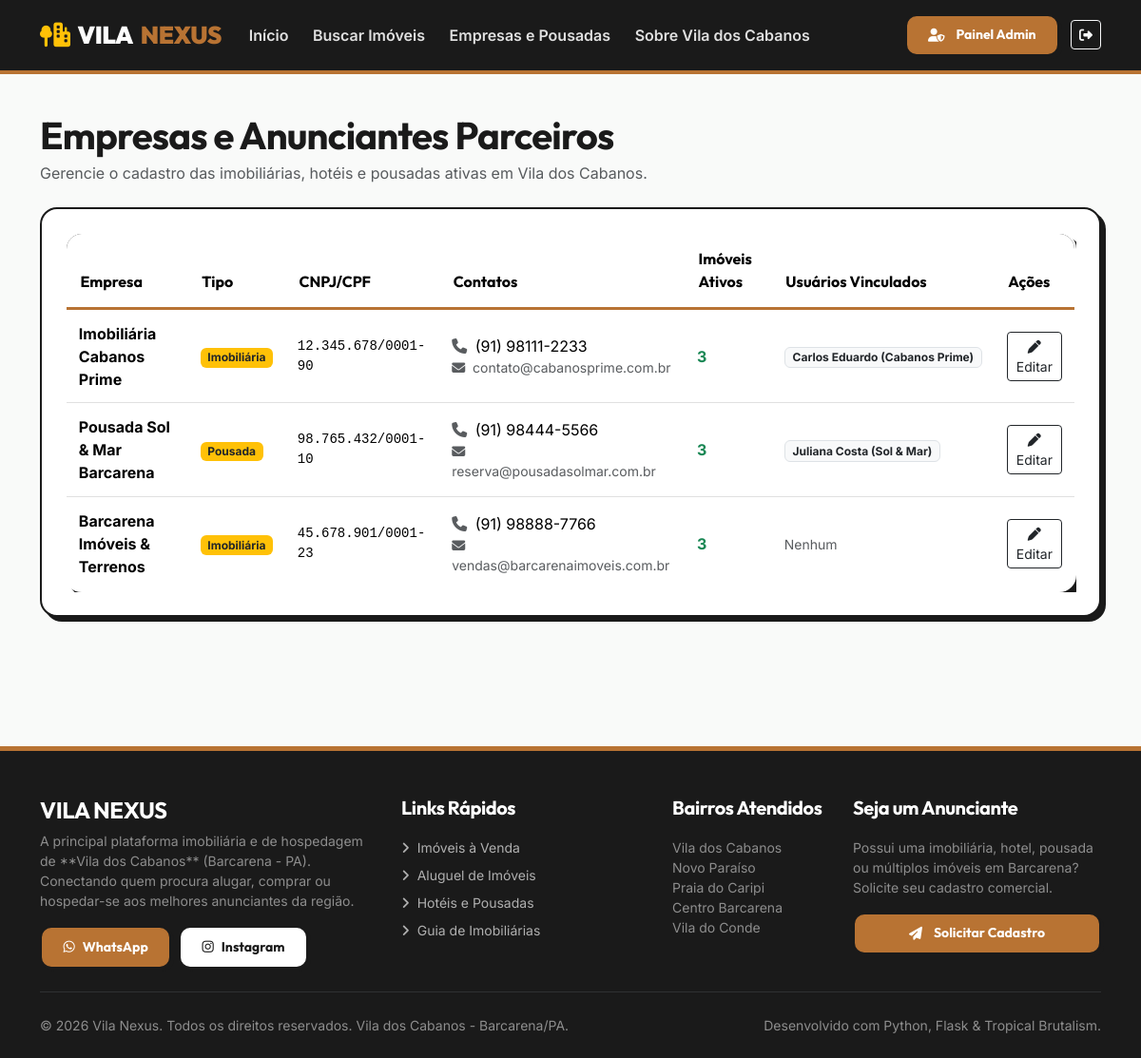
Screenshot of /admin/empresas (signed in) with the database file from the repository.
### app/models/company.py (models this page shows, shortened)
class Company(db.Model):
    __tablename__ = 'companies'
    id = db.Column(db.Integer, primary_key=True)
    name = db.Column(db.String(150), nullable=False)
    cnpj_cpf = db.Column(db.String(30), nullable=True)
    business_type = db.Column(db.String(50), nullable=False, default='Imobiliária')  # Imobiliária, Hotel, Pousada, Proprietário Particular, Outro
    phone = db.Column(db.String(30), nullable=False)
    whatsapp = db.Column(db.String(30), nullable=True)
    email = db.Column(db.String(120), nullable=False)
    address = db.Column(db.String(255), nullable=True)
    neighborhood = db.Column(db.String(100), nullable=False, default='Vila dos Cabanos')
    description = db.Column(db.Text, nullable=True)
    logo_filename = db.Column(db.String(255), nullable=True)
    is_approved = db.Column(db.Boolean, default=True)
    created_at = db.Column(db.DateTime, default=datetime.utcnow)
    users = db.relationship('User', backref='company', lazy='dynamic')
    properties = db.relationship('Property', backref='company', lazy='dynamic', cascade='all, delete-orphan')

### app/models/user.py (models this page shows, shortened)
class User(UserMixin, db.Model):
    __tablename__ = 'users'
    id = db.Column(db.Integer, primary_key=True)
    name = db.Column(db.String(120), nullable=False)
    email = db.Column(db.String(120), unique=True, index=True, nullable=False)
    password_hash = db.Column(db.String(256), nullable=False)
    role = db.Column(db.String(20), nullable=False, default='client')  # admin, entrepreneur, client
    status = db.Column(db.String(20), nullable=False, default='active')  # active, blocked
    phone = db.Column(db.String(30), nullable=True)
    company_id = db.Column(db.Integer, db.ForeignKey('companies.id', ondelete='SET NULL'), nullable=True)
    created_at = db.Column(db.DateTime, default=datetime.utcnow)
    favorites = db.relationship('Favorite', backref='user', lazy='dynamic', cascade='all, delete-orphan')
    visit_requests = db.relationship('VisitRequest', backref='user', lazy='dynamic')
    saved_searches = db.relationship('SavedSearch', backref='user', lazy='dynamic', cascade='all, delete-orphan')
    def is_admin(self):
        return self.role == 'admin'

### app/blueprints/admin/routes.py (the view)
@admin_bp.route('/empresas')
def companies_list():
    companies = Company.query.order_by(desc(Company.created_at)).all()
    return render_template('admin/companies_list.html', companies=companies)

### app/blueprints/admin/routes.py (called while the page is built)
def check_admin_access():
    if not current_user.is_authenticated:
        abort(401)
    if not current_user.is_admin():
        flash('Acesso restrito ao Painel Administrativo.', 'danger')
        abort(403)

@admin_bp.before_request
def before_request_hook():
    check_admin_access()

### app/models/user.py (called while the page is built)
@login_manager.user_loader
def load_user(user_id):
    return User.query.get(int(user_id))

### app/templates/admin/companies_list.html (shortened to what this page needs)
{% extends 'base.html' %}
{% block content %}
<div class="container py-4 mb-5">
  <div class="d-flex justify-content-between align-items-center mb-4">
    <div>
      <h1 class="font-heading fw-bold mb-1">Empresas e Anunciantes Parceiros</h1>
      <p class="text-muted mb-0">Gerencie o cadastro das imobiliárias, hotéis e pousadas ativas em Vila dos Cabanos.</p>
    </div>
  </div>
  <div class="card card-brutalist p-4">
    <div class="table-responsive">
      <table class="table table-brutalist align-middle mb-0">
        <thead>
          <tr>
            <th>Empresa</th>
            <th>Tipo</th>
            <th>CNPJ/CPF</th>
            <th>Contatos</th>
            <th>Imóveis Ativos</th>
            <th>Usuários Vinculados</th>
            <th>Ações</th>
          </tr>
        </thead>
        <tbody>
          {% for c in companies %}
            <tr>
              <td class="fw-bold">{{ c.name }}</td>
              <td><span class="badge bg-warning text-dark">{{ c.business_type }}</span></td>
              <td class="small font-monospace">{{ c.cnpj_cpf or '-' }}</td>
              <td>
                <div><i class="fa-solid fa-phone me-1 text-muted"></i> {{ c.phone }}</div>
                <div class="small text-muted"><i class="fa-solid fa-envelope me-1"></i> {{ c.email }}</div>
              </td>
              <td class="fw-bold text-success">{{ c.properties.count() }}</td>
              <td>
                {% for u in c.users %}
                  <span class="badge bg-light text-dark border">{{ u.name }}</span>
                {% else %}
                  <span class="small text-muted">Nenhum</span>
                {% endfor %}
              </td>
              <td>
                <a href="{{ url_for('admin.company_edit', id=c.id) }}" class="btn btn-sm btn-outline-dark">
                  <i class="fa-solid fa-pen"></i> Editar
                </a>
              </td>
            </tr>
          {% else %}
            <tr>
              <td colspan="7" class="text-center text-muted py-4">Nenhuma empresa cadastrada.</td>
            </tr>
          {% endfor %}
        </tbody>
      </table>
    </div>
  </div>
</div>
{% endblock %}

### app/static/css/main.css (style rules this page uses)
:root { --vn-obsidian: #1A1A1A; --vn-copper: #B87333; --vn-copper-hover: #9E6028; --vn-sand: #F9FAF9; --vn-sand-card: #FFFFFF; --vn-emerald: #0B3D2E; --vn-emerald-light: #145944; --vn-muted: #6C757D; --vn-border-width: 2px; --vn-shadow: 5px 5px 0px var(--vn-obsidian); --vn-shadow-lg: 8px 8px 0px var(--vn-obsidian); --vn-shadow-copper: 5px 5px 0px var(--vn-copper); --vn-radius: 18px; --vn-radius-btn: 12px; --vn-radius-badge: 8px; }
body { font-family: 'Inter', system-ui, -apple-system, BlinkMacSystemFont, "Segoe UI", Roboto, sans-serif; background-color: var(--vn-sand); color: var(--vn-obsidian); margin: 0; padding: 0; min-height: 100vh; display: flex; flex-direction: column; }
h1, h2, h3, h4, h5, h6, .font-heading, .navbar-brand, .btn-brutalist { font-family: 'Outfit', sans-serif; font-weight: 700; letter-spacing: -0.02em; color: var(--vn-obsidian); }
.card-brutalist { background-color: var(--vn-sand-card); border: var(--vn-border-width) solid var(--vn-obsidian); box-shadow: var(--vn-shadow); border-radius: var(--vn-radius); transition: transform 0.2s cubic-bezier(0.165, 0.84, 0.44, 1), box-shadow 0.2s cubic-bezier(0.165, 0.84, 0.44, 1); overflow: hidden; }
.table-brutalist { border: var(--vn-border-width) solid var(--vn-obsidian); box-shadow: var(--vn-shadow); border-radius: var(--vn-radius); overflow: hidden; background-color: #FFFFFF; }
.table-brutalist thead { background-color: var(--vn-obsidian); color: #FFFFFF; font-family: 'Outfit', sans-serif; }
.table-brutalist th { padding: 0.9rem; border-bottom: 3px solid var(--vn-copper); }
.table-brutalist td { padding: 0.8rem; vertical-align: middle; border-bottom: 1px solid #E0E0E0; }

### rows the page displays
Company: name "Imobiliária Cabanos Prime", business_type "Imobiliária", cnpj_cpf "12.345.678/0001-90", phone "(91) 98111-2233", email "contato@cabanosprime.com.br", properties.count "3"
User: name "Carlos Eduardo (Cabanos Prime)"
Company: name "Pousada Sol & Mar Barcarena", business_type "Pousada", cnpj_cpf "98.765.432/0001-10", phone "(91) 98444-5566", email "reserva@pousadasolmar.com.br", properties.count "3"
User: name "Juliana Costa (Sol & Mar)"
Company: name "Barcarena Imóveis & Terrenos", business_type "Imobiliária", cnpj_cpf "45.678.901/0001-23", phone "(91) 98888-7766", email "vendas@barcarenaimoveis.com.br", properties.count "3"

### other values shown
{{ 2026 }} "2026"
